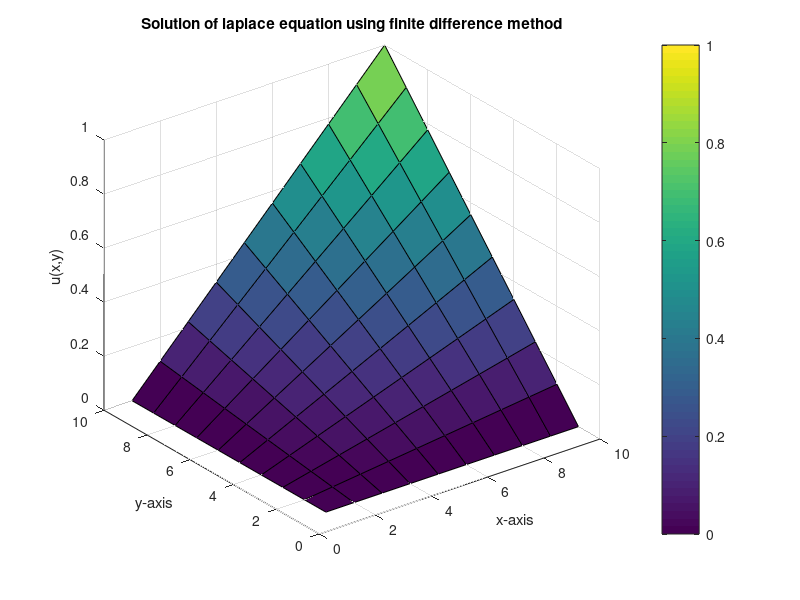
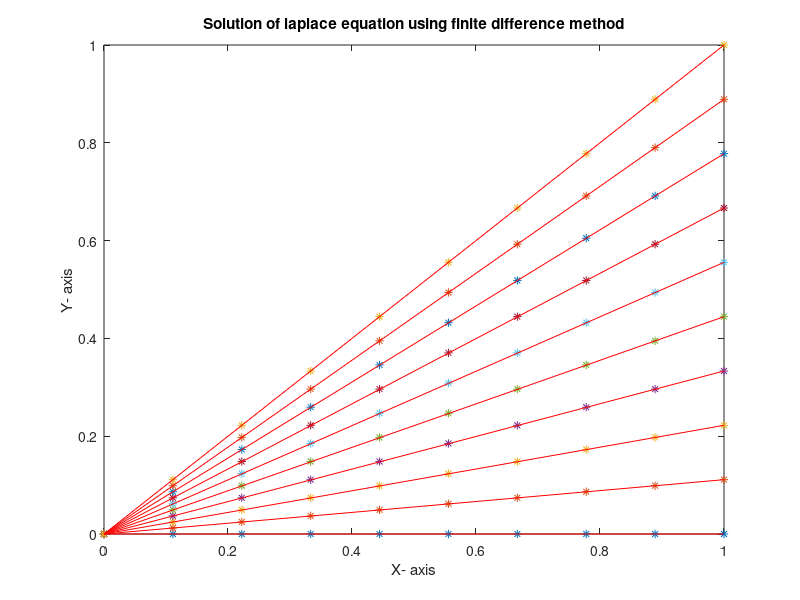

The MATLAB source for these figures, in order:
    % Approximate the solution of the Laplace equation
    %
    % d^2u/dx^2 + d^2u/dy^2 = 0,   0 < x < 1,  0 < y < 1
    %
    % subject to the conditions
    % u(x,0) = 0     and   u(x,1) = x,   0 <= x <= 1
    % u(0,y) = 0     and   u(1,y) = y,   0 <= y <= 1
    %
    % using the finite difference algorithm, and compare the result to the
    % actual solution
    % u(x,y) = x*y

    function laplace2
    clc
    clear all
    clf
    n=10;
    m=10;
    a=0;
    b=1;
    c=0;
    d=1;
    u=zeros(n,m);
    x=linspace(a,b,n);
    y=linspace(c,d,m);
    for i=1:m
        u(i,1)=0;
        u(i,n)=x(i);
    end
    for j=2:n
        u(1,j)=0;
        u(m,j)=y(j);
    end
    for i=1:m
        for j=1:n
            t(i,j)=0.0001;
        end
    end
    for k=1:1000
        temp1=u';
        for i=2:n-1
            for j=2:m-1
                u(i,j)=(u(i+1,j)+u(i-1,j)+u(i,j+1)+u(i,j-1))/4;
            end
        end
        temp2=u';
        if (abs(temp1-temp2)) <t
            u'
            k
            break;
        end
    end
    figure(1)
    surfc(u);
    colorbar
    grid on
    xlabel('x-axis');
    ylabel('y-axis');
    zlabel('u(x,y)');
    title('Solution of laplace equation using finite difference method')
    figure(2)
    for i=1:n
        for j=1:m
            z(i,j)=f(x(i),y(j));
        end
    end
    figure(2)
    plot(x,z,'*')
    hold on
    plot(x,u,'r')
    xlabel('X- axis')
    ylabel('Y- axis')
    title('Solution of laplace equation using finite difference method')
    function z1=f(x,y)
    z1=x*y;
